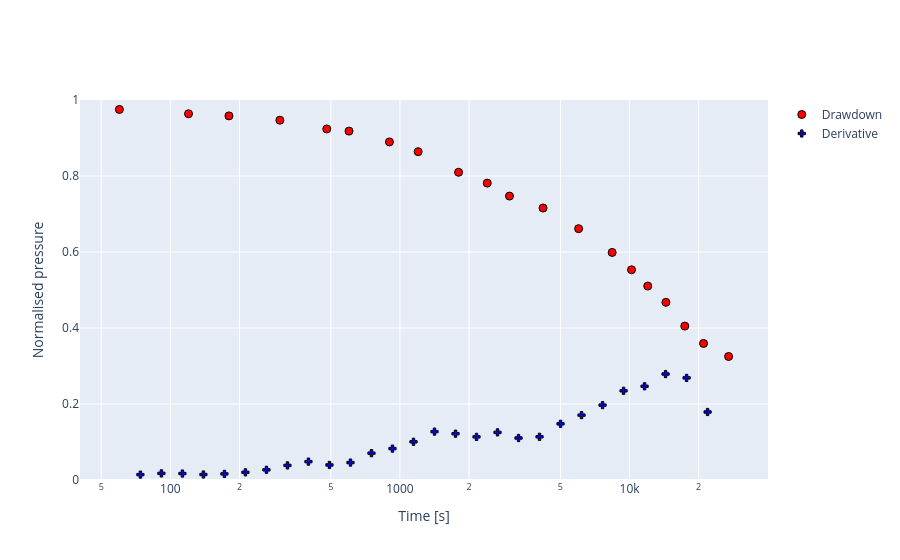

Here is the notebook cell this chart was saved with:
### Markdown cell above
## Load the data

The data set for this example comes from the following reference: 

Batu, V., Aquifer Hydraulics: A Comprehensive Guide to Hydrogeologic, Data Analysis, John Wiley, New York, 1998. Example 13-2, Pages 689-692,
Example adapted from Neuzil (1982)

### Code cell
data = pd.read_csv('../data/nsl_ds1.txt', header=None, sep="\t",names=['t','s'], dtype={'t': 'float64', 's': 'float64'})
test = ht.preprocessing(data)
test.norm_plot(maximum_value=1, initial_value=0)

### Figure 1 — Plotly figure (JSON) as saved in the notebook; plotly's stock layout.template omitted (floating-point values rounded to 4 significant figures)
{"data": [{"marker": {"color": "Red", "line": {"color": "Black", "width": 1}, "size": 8}, "mode": "markers", "name": "Drawdown", "type": "scatter", "x": [60.0, 120.0, 180.0, 300.0, 480.0, 600.0, 900.0, 1200.0, 1800.0, 2400.0, 3000.0, 4200.0, 6000.0, 8400.0, 10200.0, 12000.0, 14400.0, 17400.0, 21000.0, 27000.0], "y": [0.9752, 0.9637, 0.9582, 0.9468, 0.9238, 0.9181, 0.8897, 0.864, 0.8097, 0.7813, 0.7471, 0.7157, 0.6614, 0.5989, 0.5532, 0.5104, 0.4675, 0.405, 0.3594, 0.325]}, {"marker": {"color": "Blue", "line": {"color": "Black", "width": 1}, "size": 6, "symbol": 203}, "mode": "markers", "name": "Derivative", "type": "scatter", "x": [74.07, 91.44, 112.9, 139.4, 172.0, 212.4, 262.2, 323.6, 399.5, 493.2, 608.9, 751.7, 927.9, 1146.0, 1414.0, 1746.0, 2155.0, 2661.0, 3284.0, 4055.0, 5005.0, 6179.0, 7628.0, 9417.0, 11630.0, 14350.0, 17720.0, 21870.0], "y": [0.01414, 0.01746, 0.01704, 0.01447, 0.01608, 0.02021, 0.0268, 0.03836, 0.04837, 0.03961, 0.04587, 0.07062, 0.08261, 0.1005, 0.1274, 0.1219, 0.1135, 0.1253, 0.1105, 0.1137, 0.1479, 0.1707, 0.1971, 0.2348, 0.2466, 0.2789, 0.2687, 0.179]}], "layout": {"xaxis": {"title": {"text": "Time [s]"}, "type": "log"}, "yaxis": {"range": [0, 1], "title": {"text": "Normalised pressure"}}}}
